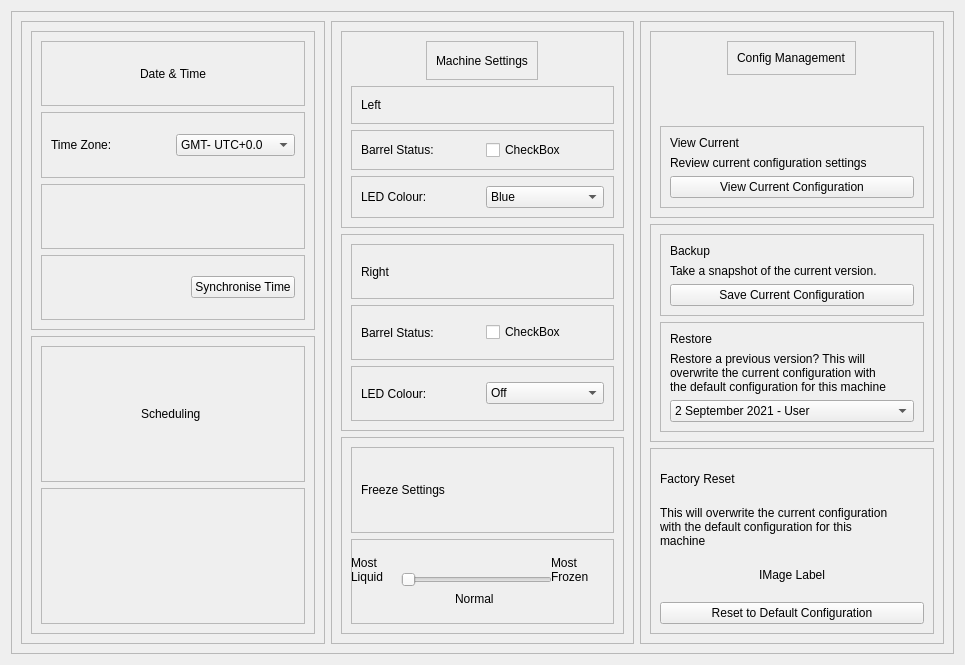
<?xml version="1.0" encoding="UTF-8"?>
<ui version="4.0">
 <class>st_advanced_form</class>
 <widget class="QWidget" name="st_advanced_form">
  <property name="geometry">
   <rect>
    <x>0</x>
    <y>0</y>
    <width>965</width>
    <height>665</height>
   </rect>
  </property>
  <property name="windowTitle">
   <string>Form</string>
  </property>
  <layout class="QHBoxLayout" name="horizontalLayout">
   <item>
    <widget class="QFrame" name="st_advance_mainFrame">
     <property name="frameShape">
      <enum>QFrame::StyledPanel</enum>
     </property>
     <property name="frameShadow">
      <enum>QFrame::Raised</enum>
     </property>
     <layout class="QHBoxLayout" name="horizontalLayout_2">
      <item>
       <widget class="QFrame" name="st_advance_frame1">
        <property name="frameShape">
         <enum>QFrame::StyledPanel</enum>
        </property>
        <property name="frameShadow">
         <enum>QFrame::Raised</enum>
        </property>
        <layout class="QVBoxLayout" name="verticalLayout">
         <item>
          <widget class="QFrame" name="st_adavnceFrame1_header">
           <property name="frameShape">
            <enum>QFrame::StyledPanel</enum>
           </property>
           <property name="frameShadow">
            <enum>QFrame::Raised</enum>
           </property>
           <layout class="QVBoxLayout" name="verticalLayout_2">
            <item>
             <widget class="QFrame" name="st_advanceFrame1_headerFrame1">
              <property name="frameShape">
               <enum>QFrame::StyledPanel</enum>
              </property>
              <property name="frameShadow">
               <enum>QFrame::Raised</enum>
              </property>
              <layout class="QHBoxLayout" name="horizontalLayout_3">
               <item alignment="Qt::AlignHCenter">
                <widget class="QLabel" name="label">
                 <property name="text">
                  <string>Date &amp; Time</string>
                 </property>
                </widget>
               </item>
              </layout>
             </widget>
            </item>
            <item>
             <widget class="QFrame" name="st_advanceFrame1header_frame2">
              <property name="frameShape">
               <enum>QFrame::StyledPanel</enum>
              </property>
              <property name="frameShadow">
               <enum>QFrame::Raised</enum>
              </property>
              <layout class="QHBoxLayout" name="horizontalLayout_4">
               <item>
                <widget class="QLabel" name="label_2">
                 <property name="text">
                  <string>Time Zone: </string>
                 </property>
                </widget>
               </item>
               <item>
                <widget class="QComboBox" name="comboBox">
                 <item>
                  <property name="text">
                   <string>GMT- UTC+0.0</string>
                  </property>
                 </item>
                 <item>
                  <property name="text">
                   <string>BST- UTC+1.0</string>
                  </property>
                 </item>
                </widget>
               </item>
              </layout>
             </widget>
            </item>
            <item>
             <widget class="QFrame" name="st_advanceFrame1header_frame3">
              <property name="frameShape">
               <enum>QFrame::StyledPanel</enum>
              </property>
              <property name="frameShadow">
               <enum>QFrame::Raised</enum>
              </property>
             </widget>
            </item>
            <item>
             <widget class="QFrame" name="st_advanceFrame1header_frame4">
              <property name="frameShape">
               <enum>QFrame::StyledPanel</enum>
              </property>
              <property name="frameShadow">
               <enum>QFrame::Raised</enum>
              </property>
              <layout class="QHBoxLayout" name="horizontalLayout_5">
               <item alignment="Qt::AlignRight">
                <widget class="QPushButton" name="pushButton">
                 <property name="text">
                  <string>Synchronise Time</string>
                 </property>
                </widget>
               </item>
              </layout>
             </widget>
            </item>
           </layout>
          </widget>
         </item>
         <item>
          <widget class="QFrame" name="st_advanceFrame1_footer">
           <property name="frameShape">
            <enum>QFrame::StyledPanel</enum>
           </property>
           <property name="frameShadow">
            <enum>QFrame::Raised</enum>
           </property>
           <layout class="QVBoxLayout" name="verticalLayout_3">
            <item>
             <widget class="QFrame" name="frame">
              <property name="frameShape">
               <enum>QFrame::StyledPanel</enum>
              </property>
              <property name="frameShadow">
               <enum>QFrame::Raised</enum>
              </property>
              <layout class="QHBoxLayout" name="horizontalLayout_6">
               <item alignment="Qt::AlignHCenter">
                <widget class="QLabel" name="label_3">
                 <property name="text">
                  <string>Scheduling </string>
                 </property>
                </widget>
               </item>
              </layout>
             </widget>
            </item>
            <item>
             <widget class="QFrame" name="frame_2">
              <property name="frameShape">
               <enum>QFrame::StyledPanel</enum>
              </property>
              <property name="frameShadow">
               <enum>QFrame::Raised</enum>
              </property>
             </widget>
            </item>
           </layout>
          </widget>
         </item>
        </layout>
       </widget>
      </item>
      <item>
       <widget class="QFrame" name="st_advance_frame2">
        <property name="frameShape">
         <enum>QFrame::StyledPanel</enum>
        </property>
        <property name="frameShadow">
         <enum>QFrame::Raised</enum>
        </property>
        <layout class="QVBoxLayout" name="verticalLayout_4">
         <item>
          <widget class="QFrame" name="frame_3">
           <property name="frameShape">
            <enum>QFrame::StyledPanel</enum>
           </property>
           <property name="frameShadow">
            <enum>QFrame::Raised</enum>
           </property>
           <layout class="QVBoxLayout" name="verticalLayout_6">
            <item alignment="Qt::AlignHCenter">
             <widget class="QFrame" name="frame_9">
              <property name="frameShape">
               <enum>QFrame::StyledPanel</enum>
              </property>
              <property name="frameShadow">
               <enum>QFrame::Raised</enum>
              </property>
              <layout class="QHBoxLayout" name="horizontalLayout_7">
               <item>
                <widget class="QLabel" name="label_4">
                 <property name="text">
                  <string>Machine Settings</string>
                 </property>
                </widget>
               </item>
              </layout>
             </widget>
            </item>
            <item>
             <widget class="QFrame" name="frame_10">
              <property name="frameShape">
               <enum>QFrame::StyledPanel</enum>
              </property>
              <property name="frameShadow">
               <enum>QFrame::Raised</enum>
              </property>
              <layout class="QHBoxLayout" name="horizontalLayout_8">
               <item alignment="Qt::AlignLeft">
                <widget class="QLabel" name="label_5">
                 <property name="text">
                  <string>Left</string>
                 </property>
                </widget>
               </item>
              </layout>
             </widget>
            </item>
            <item>
             <widget class="QFrame" name="frame_11">
              <property name="frameShape">
               <enum>QFrame::StyledPanel</enum>
              </property>
              <property name="frameShadow">
               <enum>QFrame::Raised</enum>
              </property>
              <layout class="QHBoxLayout" name="horizontalLayout_10">
               <item>
                <widget class="QLabel" name="label_7">
                 <property name="text">
                  <string>Barrel Status:</string>
                 </property>
                </widget>
               </item>
               <item>
                <widget class="QCheckBox" name="checkBox">
                 <property name="text">
                  <string>CheckBox</string>
                 </property>
                </widget>
               </item>
              </layout>
             </widget>
            </item>
            <item>
             <widget class="QFrame" name="frame_12">
              <property name="frameShape">
               <enum>QFrame::StyledPanel</enum>
              </property>
              <property name="frameShadow">
               <enum>QFrame::Raised</enum>
              </property>
              <layout class="QHBoxLayout" name="horizontalLayout_9">
               <item>
                <widget class="QLabel" name="label_6">
                 <property name="text">
                  <string>LED Colour:</string>
                 </property>
                </widget>
               </item>
               <item>
                <widget class="QComboBox" name="comboBox_2">
                 <item>
                  <property name="text">
                   <string>Blue</string>
                  </property>
                 </item>
                 <item>
                  <property name="text">
                   <string>Red</string>
                  </property>
                 </item>
                 <item>
                  <property name="text">
                   <string>Green</string>
                  </property>
                 </item>
                 <item>
                  <property name="text">
                   <string>White</string>
                  </property>
                 </item>
                 <item>
                  <property name="text">
                   <string>Off</string>
                  </property>
                 </item>
                </widget>
               </item>
              </layout>
             </widget>
            </item>
           </layout>
          </widget>
         </item>
         <item>
          <widget class="QFrame" name="frame_4">
           <property name="frameShape">
            <enum>QFrame::StyledPanel</enum>
           </property>
           <property name="frameShadow">
            <enum>QFrame::Raised</enum>
           </property>
           <layout class="QVBoxLayout" name="verticalLayout_7">
            <item>
             <widget class="QFrame" name="frame_13">
              <property name="frameShape">
               <enum>QFrame::StyledPanel</enum>
              </property>
              <property name="frameShadow">
               <enum>QFrame::Raised</enum>
              </property>
              <layout class="QHBoxLayout" name="horizontalLayout_11">
               <item>
                <widget class="QLabel" name="label_8">
                 <property name="text">
                  <string>Right</string>
                 </property>
                </widget>
               </item>
              </layout>
             </widget>
            </item>
            <item>
             <widget class="QFrame" name="frame_14">
              <property name="frameShape">
               <enum>QFrame::StyledPanel</enum>
              </property>
              <property name="frameShadow">
               <enum>QFrame::Raised</enum>
              </property>
              <layout class="QHBoxLayout" name="horizontalLayout_12">
               <item>
                <widget class="QLabel" name="label_9">
                 <property name="text">
                  <string>Barrel Status: </string>
                 </property>
                </widget>
               </item>
               <item>
                <widget class="QCheckBox" name="checkBox_2">
                 <property name="text">
                  <string>CheckBox</string>
                 </property>
                </widget>
               </item>
              </layout>
             </widget>
            </item>
            <item>
             <widget class="QFrame" name="frame_15">
              <property name="frameShape">
               <enum>QFrame::StyledPanel</enum>
              </property>
              <property name="frameShadow">
               <enum>QFrame::Raised</enum>
              </property>
              <layout class="QHBoxLayout" name="horizontalLayout_13">
               <item>
                <widget class="QLabel" name="label_10">
                 <property name="text">
                  <string>LED Colour:</string>
                 </property>
                </widget>
               </item>
               <item>
                <widget class="QComboBox" name="comboBox_3">
                 <item>
                  <property name="text">
                   <string>Off</string>
                  </property>
                 </item>
                 <item>
                  <property name="text">
                   <string>Blue</string>
                  </property>
                 </item>
                 <item>
                  <property name="text">
                   <string>Green</string>
                  </property>
                 </item>
                 <item>
                  <property name="text">
                   <string>Red</string>
                  </property>
                 </item>
                 <item>
                  <property name="text">
                   <string>White</string>
                  </property>
                 </item>
                </widget>
               </item>
              </layout>
             </widget>
            </item>
           </layout>
          </widget>
         </item>
         <item>
          <widget class="QFrame" name="frame_5">
           <property name="frameShape">
            <enum>QFrame::StyledPanel</enum>
           </property>
           <property name="frameShadow">
            <enum>QFrame::Raised</enum>
           </property>
           <layout class="QVBoxLayout" name="verticalLayout_8">
            <item>
             <widget class="QFrame" name="frame_16">
              <property name="frameShape">
               <enum>QFrame::StyledPanel</enum>
              </property>
              <property name="frameShadow">
               <enum>QFrame::Raised</enum>
              </property>
              <layout class="QVBoxLayout" name="verticalLayout_9">
               <item>
                <widget class="QLabel" name="label_11">
                 <property name="text">
                  <string>Freeze Settings</string>
                 </property>
                </widget>
               </item>
              </layout>
             </widget>
            </item>
            <item>
             <widget class="QFrame" name="frame_17">
              <property name="frameShape">
               <enum>QFrame::StyledPanel</enum>
              </property>
              <property name="frameShadow">
               <enum>QFrame::Raised</enum>
              </property>
              <widget class="QSlider" name="horizontalSlider">
               <property name="geometry">
                <rect>
                 <x>50</x>
                 <y>30</y>
                 <width>151</width>
                 <height>21</height>
                </rect>
               </property>
               <property name="orientation">
                <enum>Qt::Horizontal</enum>
               </property>
              </widget>
              <widget class="QLabel" name="label_12">
               <property name="geometry">
                <rect>
                 <x>0</x>
                 <y>10</y>
                 <width>55</width>
                 <height>41</height>
                </rect>
               </property>
               <property name="text">
                <string>Most
Liquid</string>
               </property>
              </widget>
              <widget class="QLabel" name="label_13">
               <property name="geometry">
                <rect>
                 <x>200</x>
                 <y>10</y>
                 <width>41</width>
                 <height>41</height>
                </rect>
               </property>
               <property name="text">
                <string>Most
Frozen</string>
               </property>
              </widget>
              <widget class="QLabel" name="label_14">
               <property name="geometry">
                <rect>
                 <x>104</x>
                 <y>50</y>
                 <width>51</width>
                 <height>20</height>
                </rect>
               </property>
               <property name="text">
                <string>Normal</string>
               </property>
              </widget>
             </widget>
            </item>
           </layout>
          </widget>
         </item>
        </layout>
       </widget>
      </item>
      <item>
       <widget class="QFrame" name="st_advance_frame3">
        <property name="frameShape">
         <enum>QFrame::StyledPanel</enum>
        </property>
        <property name="frameShadow">
         <enum>QFrame::Raised</enum>
        </property>
        <layout class="QVBoxLayout" name="verticalLayout_5">
         <item>
          <widget class="QFrame" name="frame_6">
           <property name="frameShape">
            <enum>QFrame::StyledPanel</enum>
           </property>
           <property name="frameShadow">
            <enum>QFrame::Raised</enum>
           </property>
           <layout class="QVBoxLayout" name="verticalLayout_10">
            <item alignment="Qt::AlignHCenter|Qt::AlignTop">
             <widget class="QFrame" name="frame_18">
              <property name="frameShape">
               <enum>QFrame::StyledPanel</enum>
              </property>
              <property name="frameShadow">
               <enum>QFrame::Raised</enum>
              </property>
              <layout class="QHBoxLayout" name="horizontalLayout_14">
               <item alignment="Qt::AlignHCenter">
                <widget class="QLabel" name="label_15">
                 <property name="text">
                  <string>Config Management</string>
                 </property>
                </widget>
               </item>
              </layout>
             </widget>
            </item>
            <item>
             <widget class="QFrame" name="frame_19">
              <property name="maximumSize">
               <size>
                <width>16777215</width>
                <height>16777215</height>
               </size>
              </property>
              <property name="frameShape">
               <enum>QFrame::StyledPanel</enum>
              </property>
              <property name="frameShadow">
               <enum>QFrame::Raised</enum>
              </property>
              <layout class="QVBoxLayout" name="verticalLayout_11">
               <item>
                <widget class="QLabel" name="label_16">
                 <property name="text">
                  <string>View Current</string>
                 </property>
                </widget>
               </item>
               <item>
                <widget class="QLabel" name="label_17">
                 <property name="text">
                  <string>Review current configuration settings</string>
                 </property>
                </widget>
               </item>
               <item>
                <widget class="QPushButton" name="pushButton_2">
                 <property name="text">
                  <string>View Current Configuration</string>
                 </property>
                </widget>
               </item>
              </layout>
             </widget>
            </item>
           </layout>
          </widget>
         </item>
         <item>
          <widget class="QFrame" name="frame_7">
           <property name="frameShape">
            <enum>QFrame::StyledPanel</enum>
           </property>
           <property name="frameShadow">
            <enum>QFrame::Raised</enum>
           </property>
           <layout class="QVBoxLayout" name="verticalLayout_12">
            <item>
             <widget class="QFrame" name="frame_20">
              <property name="frameShape">
               <enum>QFrame::StyledPanel</enum>
              </property>
              <property name="frameShadow">
               <enum>QFrame::Raised</enum>
              </property>
              <layout class="QVBoxLayout" name="verticalLayout_13">
               <item>
                <widget class="QLabel" name="label_18">
                 <property name="text">
                  <string>Backup</string>
                 </property>
                </widget>
               </item>
               <item>
                <widget class="QLabel" name="label_19">
                 <property name="text">
                  <string>Take a snapshot of the current version.</string>
                 </property>
                </widget>
               </item>
               <item>
                <widget class="QPushButton" name="pushButton_3">
                 <property name="text">
                  <string>Save Current Configuration</string>
                 </property>
                </widget>
               </item>
              </layout>
             </widget>
            </item>
            <item>
             <widget class="QFrame" name="frame_21">
              <property name="frameShape">
               <enum>QFrame::StyledPanel</enum>
              </property>
              <property name="frameShadow">
               <enum>QFrame::Raised</enum>
              </property>
              <layout class="QVBoxLayout" name="verticalLayout_14">
               <item>
                <widget class="QLabel" name="label_20">
                 <property name="text">
                  <string>Restore</string>
                 </property>
                </widget>
               </item>
               <item>
                <widget class="QLabel" name="label_21">
                 <property name="text">
                  <string>Restore a previous version? This will 
overwrite the current configuration with 
the default configuration for this machine</string>
                 </property>
                </widget>
               </item>
               <item>
                <widget class="QComboBox" name="comboBox_4">
                 <item>
                  <property name="text">
                   <string>2 September 2021 - User</string>
                  </property>
                 </item>
                 <item>
                  <property name="text">
                   <string>5 October 2021- Monthly Snapshot</string>
                  </property>
                 </item>
                </widget>
               </item>
              </layout>
             </widget>
            </item>
           </layout>
          </widget>
         </item>
         <item>
          <widget class="QFrame" name="frame_8">
           <property name="frameShape">
            <enum>QFrame::StyledPanel</enum>
           </property>
           <property name="frameShadow">
            <enum>QFrame::Raised</enum>
           </property>
           <layout class="QVBoxLayout" name="verticalLayout_15">
            <item>
             <widget class="QLabel" name="label_22">
              <property name="text">
               <string>Factory Reset</string>
              </property>
             </widget>
            </item>
            <item>
             <widget class="QLabel" name="label_23">
              <property name="text">
               <string>This will overwrite the current configuration 
with the default configuration for this 
machine</string>
              </property>
             </widget>
            </item>
            <item alignment="Qt::AlignHCenter">
             <widget class="QLabel" name="label_24">
              <property name="text">
               <string>IMage Label</string>
              </property>
             </widget>
            </item>
            <item>
             <widget class="QPushButton" name="pushButton_4">
              <property name="text">
               <string>Reset to Default Configuration</string>
              </property>
             </widget>
            </item>
           </layout>
          </widget>
         </item>
        </layout>
       </widget>
      </item>
     </layout>
    </widget>
   </item>
  </layout>
 </widget>
 <resources/>
 <connections/>
</ui>
